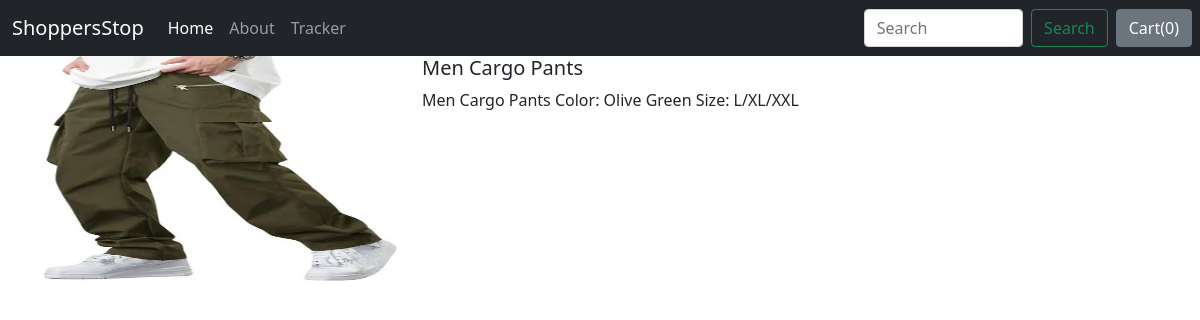
/shop/products/9, run on the app's committed database.
### shop/models.py (models this page shows, shortened)
class Product(models.Model):
    product_id = models.AutoField
    product_name = models.CharField(max_length=50)
    category = models.CharField(max_length=50,default="")
    subcategory = models.CharField(max_length=50,default="")
    price = models.IntegerField(default=0)
    desc = models.CharField(max_length=300)
    publish_date = models.DateField()
    image = models.ImageField(upload_to="shop/images",default="")

### shop/views.py (the view)
# urls.py: path('products/<int:id>', views.productview, name='productview'),
def productview(request,id):
    product = Product.objects.filter(id=id)
    return render(request,"shop/productview.html",{'product':product[0]})

### shop/templates/shop/productview.html (shortened to what this page needs)
{% extends 'shop/basic.html' %}
{% block body %}
<div class="container">
    <div class='row'>
        <div class='col-md-4'>
            <div class='row'>
                <img src="/media/{{product.image}}" width="225px" height="225px">
            </div>
        </div>
        <div class='col-md-8'>
            <h5>{{product.product_name}}</h5>
            <p>{{product.desc}}</p>
        </div>
    </div>
</div>
{% endblock %}

### data on the page
Product: image (picture), product_name "Men Cargo Pants", desc "Men Cargo Pants Color: Olive Green Size: L/XL/XXL"
